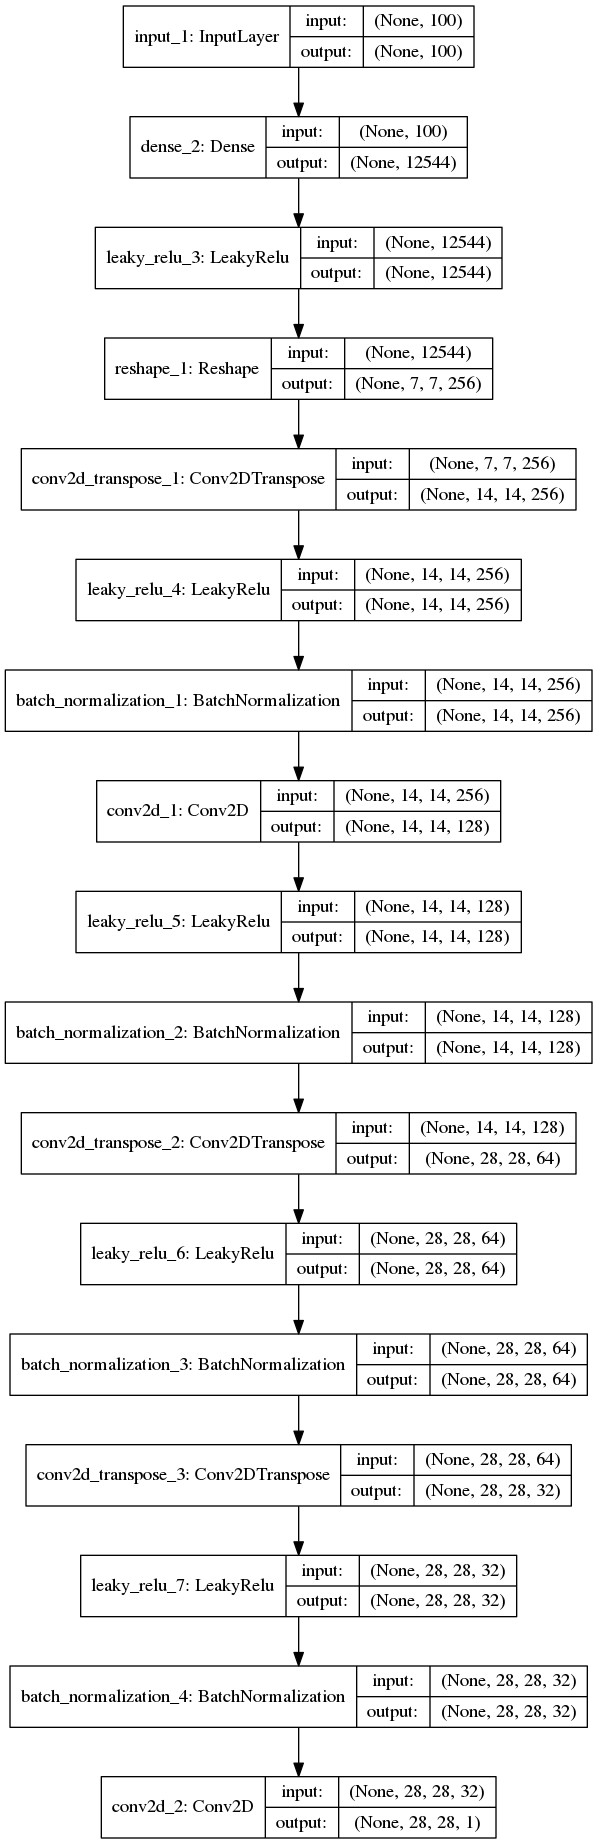

Recreate this plot in Python.
from math import ceil, sqrt
import numpy as np
from keras.layers import Input
from keras.utils import plot_model
from keras.models import model_from_json, Model
import matplotlib.pyplot as plt
from random import randint
import keract
from imageio import mimwrite as write_gif

#LeakyRelu imports
from keras.engine.base_layer import Layer
from keras.initializers import RandomNormal, Constant
import keras.backend as K

class LeakyRelu(Layer):
    '''Like leaky relu but does leaky for above 1 and below -1 with learned slopes for both'''

    def __init__(self, **kwargs):
        super(LeakyRelu, self).__init__(**kwargs)
        
        self.alpha_initializer = RandomNormal(0.25, 0.1)
        self.__name__ = "LeakyRelu"
        
    #keras requires this takes the parameter input_shape even though we don't use it
    def build(self, input_shape):
        '''Called by Keras on init to set up the trainable paramters'''
        #makes alpha_a and alpha_b learnable PRelu style
        #seperate alphas for -1 leakage and 1 leakage
        #each layer will have it's own sperate alpha_a and alpha_b as a seperate LeakyRelu object is used for each layer
        #starts like a fairly normal leakyrelu
        self.alpha_a = self.add_weight(name='alpha_a',
                                       shape=(1,),
                                       initializer=self.alpha_initializer,
                                       trainable=True)
        self.alpha_b = self.add_weight(name='alpha_b',
                                       shape=(1,),
                                       initializer=Constant(1),
                                       trainable=True)
        
    def call(self, x):
        '''Where the main logic lives'''
        x = K.cast(x, "float32")
        '''
        This is more or less the same as
        if x>-1:
            if x<1:
                return x
            else:
                return x * self.alpha_b 
        else:
            x * self.alpha_a
        '''
        #see https://www.desmos.com/calculator/cpedmjbox1 for an interactive demo of this equation
        def neg_leaky(x):
            return K.relu(x + 1) - 1
        def neg_and_pos_leaky(x):
            return -1 * K.relu(-1 * neg_leaky(x) + 1) + 1
        return neg_and_pos_leaky(x) + (neg_leaky(-1 * x - 2) + 1) * - 1 * self.alpha_a + neg_and_pos_leaky(x) + (neg_leaky(x - 2) + 1) * - 1 * self.alpha_b

    def compute_output_shape(self, input_shape):
        '''Called by keras so it knows what input shape the next layer can expect'''
        #keras requires an output shape be given and as an activation the output should be the same size as the input
        return input_shape
    
def reverse_tanh(x):
    '''
    Turns tanh activated data into 0-1
    :param x: the numpy array to be changed
    :return: the changed numpy array
    '''
    #makes -1=0 and 1=1
    return np.rint(x * 127.5 + 127.5).astype("uint8")

#loads the model from the saved model file
json_file = open('model.json', 'r')

mapping = {'LeakyRelu':LeakyRelu()}
loaded_model_json = json_file.read()
json_file.close()
model = model_from_json(loaded_model_json, mapping)

# load weights into new model
model.load_weights("gen.h5")

        
model.compile(loss="mse", optimizer="adam")


class_1 = int(input("Please enter the first class    "))
class_2 = int(input("Please enter the second class    "))

noise = np.random.normal(0, 1, (1, 100))
z_1 = list(keract.get_activations(model, [noise, np.array(class_1).reshape(1,1)], "leaky_relu_2").values())[0]
noise = np.random.normal(0, 1, (1, 100))
z_2 = list(keract.get_activations(model, [noise, np.array(class_2).reshape(1,1)], "leaky_relu_2").values())[0]


#makes a new model that takes a z vector as input not seperate noise and label vectors
z_in = Input((100,))
started = False
for layer in model.layers:
    #we want to miss out the layers before the dense layer that takes the 100D Z vector and begins the process of turning it into an image
    if layer.name == "dense_2":
        prev_layer = layer(z_in)
        started = True
    elif started:
        prev_layer = layer(prev_layer)
        
new_model = Model(inputs=z_in, outputs=prev_layer)
plot_model(new_model, to_file='interpolate.png', show_shapes=True)
        
plt.imshow(new_model.predict(z_1).reshape(28,28), cmap="gray")
plt.show()
plt.imshow(new_model.predict(z_2).reshape(28,28), cmap="gray")
plt.show()

step_size = 256
#a matplotlib plot of the images can be shown or they can be saved as a gif
save = bool("y" in input("Save as gif?    "))

fig = plt.figure()

gen_imgs = []
for step in range(0, step_size):
    alpha = step / step_size
    z = z_1 + alpha * (z_2-z_1)
    gen_img = reverse_tanh(new_model.predict(z).reshape(28,28,1))
    if save:
        gen_imgs.append(gen_img)
    else:
        fig.add_subplot(ceil(sqrt(step_size)), ceil(sqrt(step_size)), step+1)
        plt.imshow(gen_img.reshape(28,28), cmap="gray")
        plt.axis("off")
if save:
    write_gif("interpolated.gif", gen_imgs)
else:
    plt.show()
